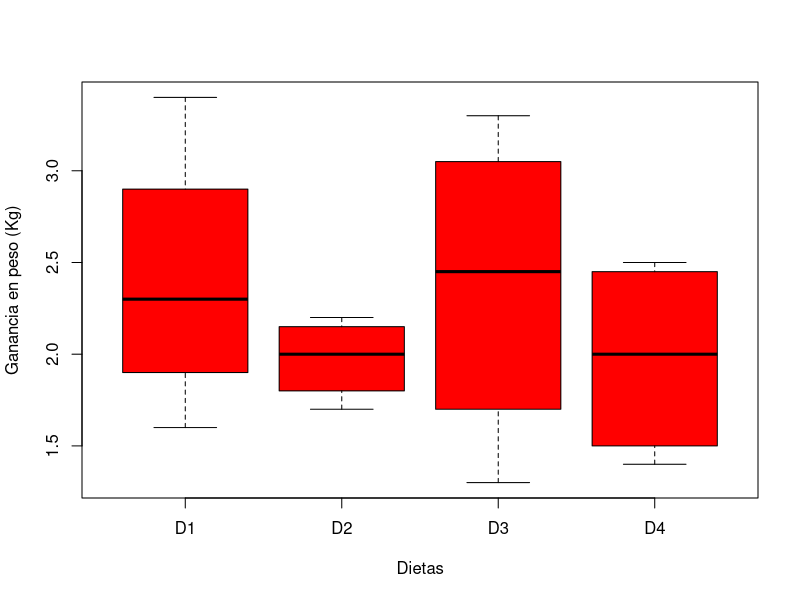

The R source for this figure:
## Esteban Motel Guzmán 
## 20 / 05 / 2024
## 1930302

# Experimento ganancia en peso (GP) basado en diferentes
# Niveles de factor: 4 dietas (D1, D1, D3, D4)

D1 <- c(2.4, 2.2, 3.4, 1.6)
D2 <- c(2.2, 1.9, 1.7, 2.1)
D3 <- c(3.3, 1.3, 2.8, 2.1)
D4 <- c(1.6, 2.5, 1.4, 2.4)

D1[1]
D2[2]

## Para peso bajo sumar la ganancia en peso
sum(D1[1]+D2[1]+D3[1]+D4[1])
sum(D1[2]+D2[2]+D3[2]+D4[2])
sum(D1[3]+D2[3]+D3[3]+D4[3])
sum(D1[4]+D2[4]+D3[4]+D4[4])

## Suamtoria de las dietas independientes de grupo
sum(D1); sum(D2); sum(D3); sum(D4)

# Ganancia en peso, Tratamientos y Bloques
GP <- c(D1,D2,D3,D4)
Trat <- gl(4,4,16, labels = c("D1","D2","D3","D4"))
Bloq <- gl(4,4,16, labels = c("Bajo","Normal","SP", "OB"))

Dietas <- data.frame(Trat,Bloq,GP)
head(Dietas)

boxplot(Dietas$GP~Dietas$Trat,
        col = "red",
        xlab = "Dietas",
        ylab = "Ganancia en peso (Kg)")

tapply(Dietas$GP, Dietas$Trat, var)

fligner.test(Dietas$GP, Dietas$Trat)
bartlett.test(Dietas$GP, Dietas$Trat)

diet.aov <- aov(Dietas$GP~Dietas$Trat)
summary(diet.aov)

Di2.aov <- aov(Dietas$GP ~ Dietas$Trat + Dietas$Bloq)
summary(Di2.aov)


